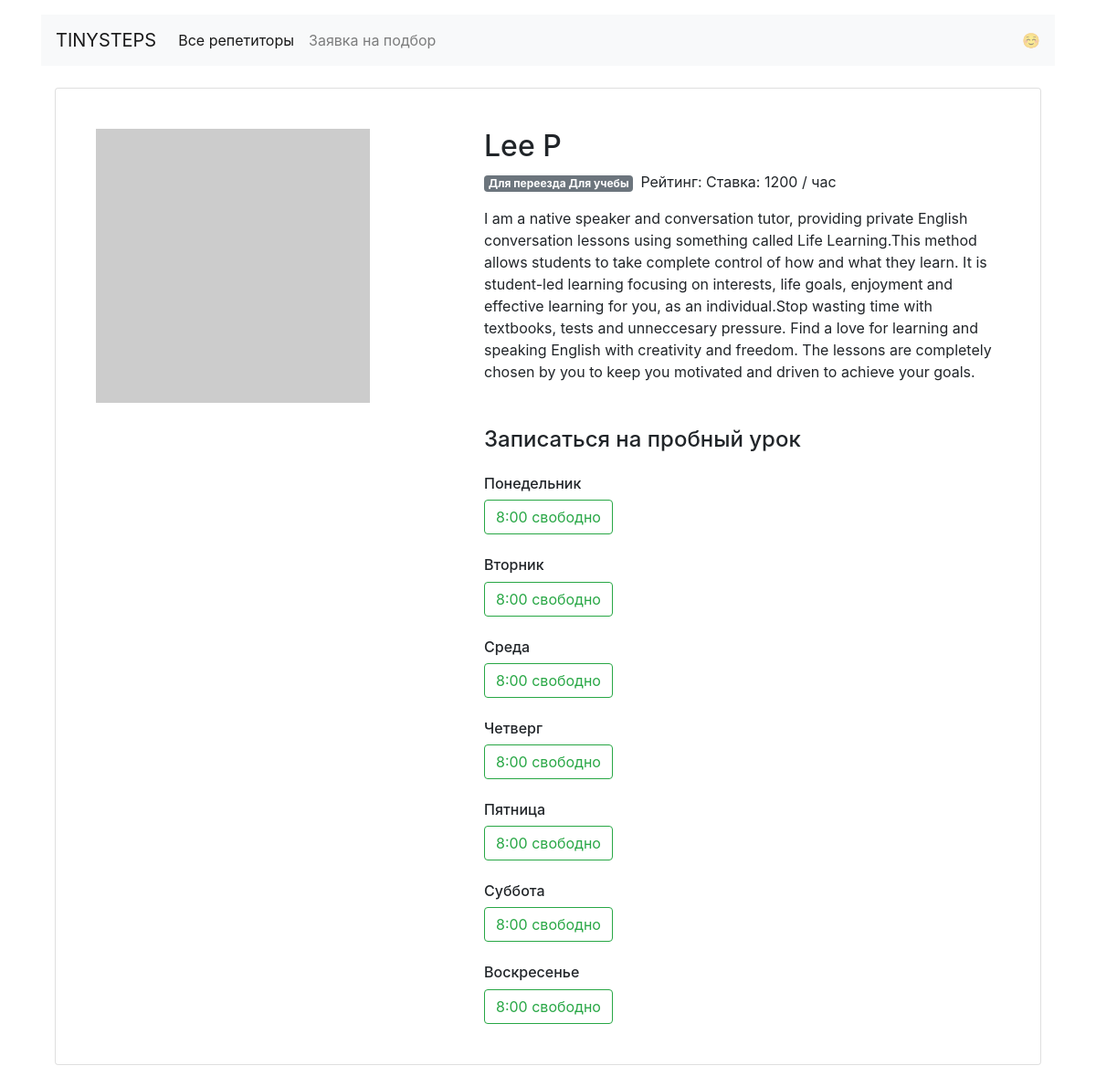
The page /profiles/1 on the database its author committed.
### app.py (models this page shows)
class Teacher(db.Model):
    __tablename__ = 'teachers'
    id = Column(Integer, primary_key=True)
    name = Column(String, nullable=False)
    about = Column(String, nullable=False)
    rating = Column(Float, nullable=False)
    picture = Column(String, nullable=False)
    price = Column(Integer, nullable=False)
    goals = Column(String, nullable=False)
    free = Column(String, nullable=False)
    booking = relationship("Booking", back_populates="teacher")

### app.py (the view)
@app.route('/profiles/<id_teacher>')
def profile(id_teacher: str):
    teacher = db.session.query(Teacher).get(int(id_teacher))
    if not teacher:
        abort(404)
    teacher_free = json.loads(teacher.free)
    free_times = {'mon': [x for x, y in teacher_free['mon'].items() if y == True],
                  'tue': [x for x, y in teacher_free['tue'].items() if y == True],
                  'wed': [x for x, y in teacher_free['wed'].items() if y == True],
                  'thu': [x for x, y in teacher_free['thu'].items() if y == True],
                  'fri': [x for x, y in teacher_free['fri'].items() if y == True],
                  'sat': [x for x, y in teacher_free['sat'].items() if y == True],
                  'sun': [x for x, y in teacher_free['sun'].items() if y == True]}
    return render_template("profile.html", teacher=teacher, goals=goals, free_times=free_times)

### templates/profile.html
{% extends 'base.html' %}
{% block container %}
  <main class="container mt-3">
    <div class="card my-4 mx-auto">
      <div class="card-body m-2 m-md-4">
        <article class="row">
          <div class="col-5"><img src="{{teacher.picture}}" class="img-fluid" alt=""></div>
          <div class="col-7">
            <section class="teacher=info">
              <h1 class="h2">{{teacher.name}}</h1>
              <p><span class="badge badge-secondary mr-2">{% for item in teacher.goals.split(" ")%} {{goals[item]}} {% endfor %}</span>Рейтинг: {{teacher.rate}} Ставка: {{teacher.price}} / час</p>
              <p>{{teacher.about}}</p>
            </section>
            <section class="available">
              <h4 class="mb-4 mt-5">Записаться на пробный урок</h4>
              <h6 class="mt-4">Понедельник</h6>
              {% if free_times.mon|length == 0 %} <p>Нет свободных уроков</p> {% else %}
              {% for item in free_times.mon %}
              <a href="/booking/{{teacher.id}}/mon/{{item.split(':')[0]}}" class="btn btn-outline-success mr-2">{{item}} свободно</a>
              {% endfor %}
              {% endif%}
              <h6 class="mt-4">Вторник</h6>
              {% if free_times.tue|length == 0 %} <p>Нет свободных уроков</p> {% else %}
              {% for item in free_times.tue %}
              <a href="/booking/{{teacher.id}}/tue/{{item.split(':')[0]}}" class="btn btn-outline-success mr-2">{{item}} свободно</a>
              {% endfor %}
              {% endif%}
              <h6 class="mt-4">Среда</h6>
              {% if free_times.wed|length == 0 %} <p>Нет свободных уроков</p> {% else %}
              {% for item in free_times.wed %}
              <a href="/booking/{{teacher.id}}/wed/{{item.split(':')[0]}}" class="btn btn-outline-success mr-2">{{item}} свободно</a>
              {% endfor %}
              {% endif%}
              <h6 class="mt-4">Четверг</h6>
              {% if free_times.thu|length == 0 %} <p>Нет свободных уроков</p> {% else %}
              {% for item in free_times.thu %}
              <a href="/booking/{{teacher.id}}/thu/{{item.split(':')[0]}}" class="btn btn-outline-success mr-2">{{item}} свободно</a>
              {% endfor %}
              {% endif%}
              <h6 class="mt-4">Пятница</h6>
              {% if free_times.fri|length == 0 %} <p>Нет свободных уроков</p> {% else %}
              {% for item in free_times.fri %}
              <a href="/booking/{{teacher.id}}/fri/{{item.split(':')[0]}}" class="btn btn-outline-success mr-2">{{item}} свободно</a>
              {% endfor %}
              {% endif%}
              <h6 class="mt-4">Суббота</h6>
              {% if free_times.sat|length == 0 %} <p>Нет свободных уроков</p> {% else %}
              {% for item in free_times.sat %}
              <a href="/booking/{{teacher.id}}/sat/{{item.split(':')[0]}}" class="btn btn-outline-success mr-2">{{item}} свободно</a>
              {% endfor %}
              {% endif%}
              <h6 class="mt-4">Воскресенье</h6>
              {% if free_times.sun|length == 0 %} <p>Нет свободных уроков</p> {% else %}
              {% for item in free_times.sun %}
              <a href="/booking/{{teacher.id}}/sun/{{item.split(':')[0]}}" class="btn btn-outline-success mr-2">{{item}} свободно</a>
              {% endfor %}
              {% endif%}
            </section>
          </div>
        </article>
      </div>
    </div>
  </main>
  {% endblock %}

### rows shown on the page
Teacher: name "Lee P", price "1200", about "I am a native speaker and conversation tutor, providing private English conversation lessons using something called Life Learning.This method allows students to take complete control of how and what they learn. It is student-led learning focusing on interests, life goals, enjoyment and effective learning for you, as an individual.Stop wasting time with textbooks, tests and unneccesary pressure. Find a love for learning and speaking English with creativity and freedom. The lessons are completely chosen by you to keep you motivated and driven to achieve your goals."

### other values the page prints
{{ goals[item] }} "Для переезда" "Для учебы"
{{ item }} "8:00"
